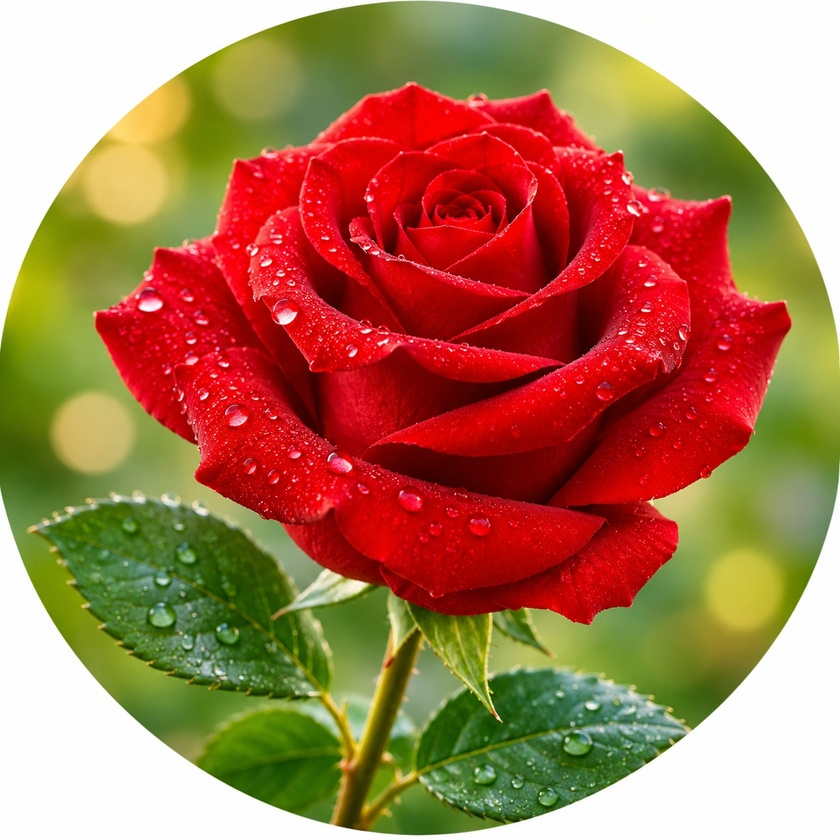
#> input picture assets/befor.jpg, 840 x 840 px, shrunk from 1254 x 1254 before the run
$ python -i filters.py   (imports and definitions only)
#> lines starting #> are read from the running program, lines starting #| are printed output that depends on the picture; after the words box and inside, x2 and y2 are one past the last pixel; in counts of white or black regions, pixels touching at a corner belong together
#> further down, picture is the input picture: shape (840, 840, 3); mean B, G, R 85, 120.4, 172.5
import cv2
import numpy as np
import mediapipe as mp

# تهيئة نموذج MediaPipe لعزل الشخص (نحتاجه لفلتر الخلفية)
mp_selfie_segmentation = mp.solutions.selfie_segmentation
# [1 line that did not run here, left out]


# [19 lines left out: functions pencil_sketch, color_sketch, not called in this run]


def cartoon_effect(image: np.ndarray, blur_value: int = 9, edge_value: int = 9) -> np.ndarray:
    """تحويل الصورة إلى تأثير كرتوني مع إمكانية التحكم في التمويه والحواف."""
#> called with blur_value = 9, edge_value = 9
    if blur_value % 2 == 0: blur_value += 1
    if edge_value % 2 == 0: edge_value += 1

    color = cv2.bilateralFilter(image, d=blur_value, sigmaColor=300, sigmaSpace=300)

    gray = cv2.cvtColor(image, cv2.COLOR_BGR2GRAY)
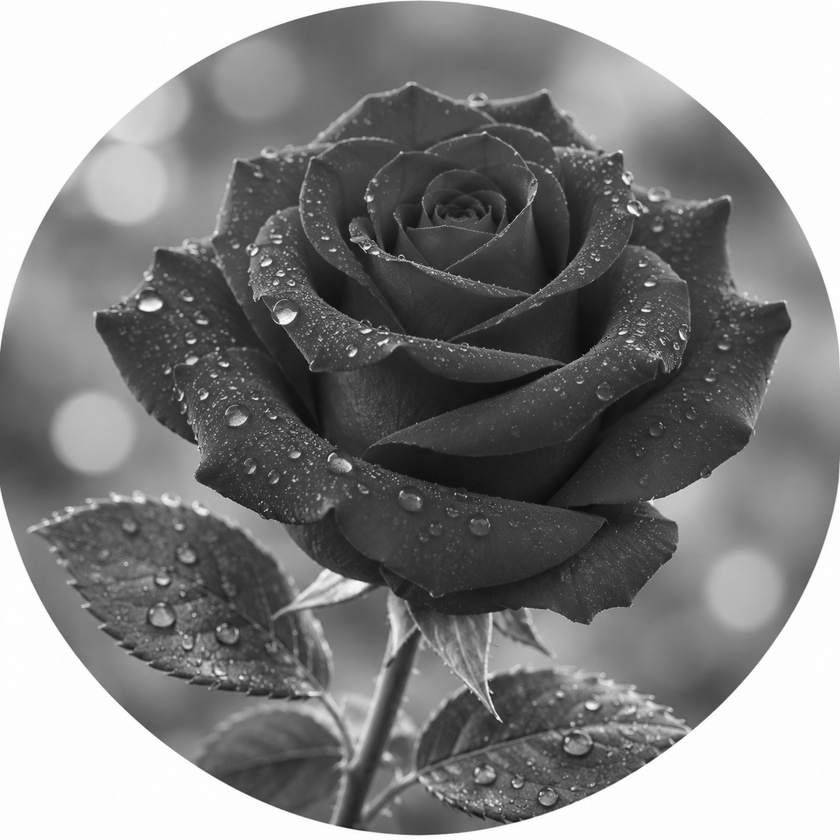
#> gray: shape (840, 840); min 10, max 255, mean 131.9
    gray = cv2.medianBlur(gray, 5)
    edges = cv2.adaptiveThreshold(
        gray, 255, cv2.ADAPTIVE_THRESH_MEAN_C, cv2.THRESH_BINARY,
        blockSize=edge_value, C=9
    )
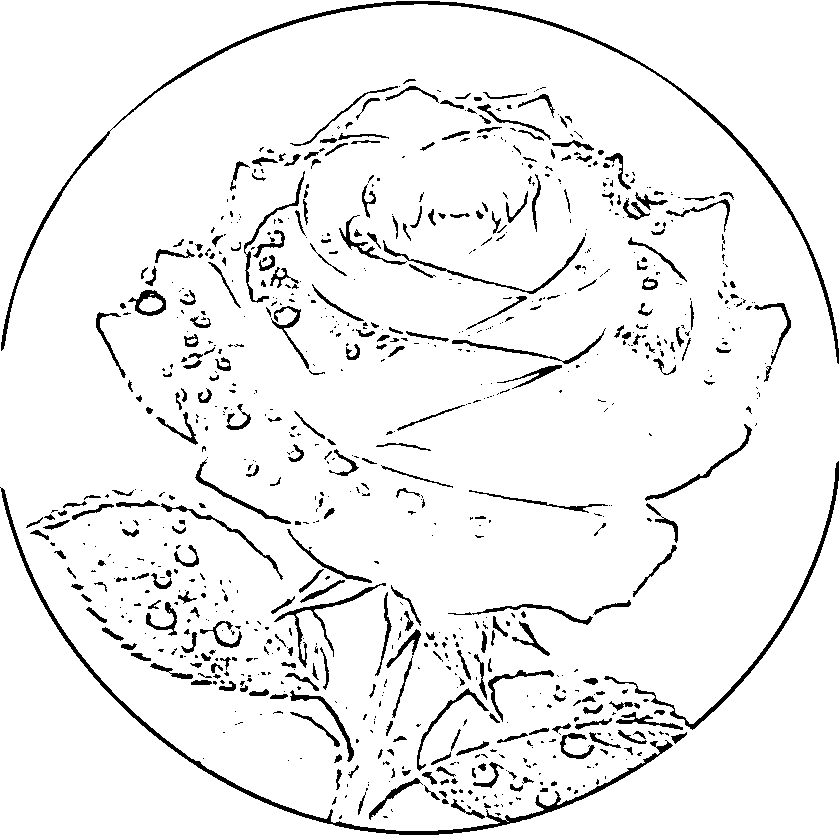
#> edges: shape (840, 840); 93.9% white; 862 black regions (546 under 20 px), largest, box (x1, y1, x2, y2) and area: (1, 1, 839, 364) 4179, (0, 487, 673, 835) 3765, (604, 461, 839, 730) 1591

    edges_bgr = cv2.cvtColor(edges, cv2.COLOR_GRAY2BGR)
    cartoon = cv2.bitwise_and(color, edges_bgr)
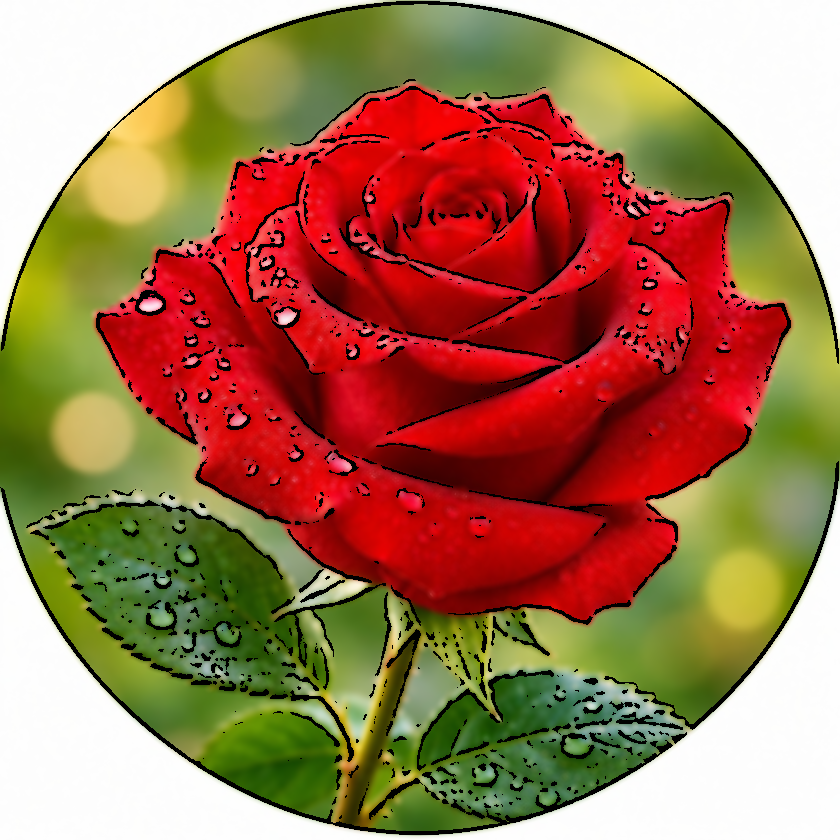
#> cartoon: shape (840, 840, 3); mean B, G, R 82.2, 115.1, 163.8
    return cartoon


# [44 lines left out: functions background_removal_effect, apply_filter, not called in this run]

>>> import cv2
>>> picture = cv2.imread('../assets/befor.jpg')
>>> result = cartoon_effect(picture)
